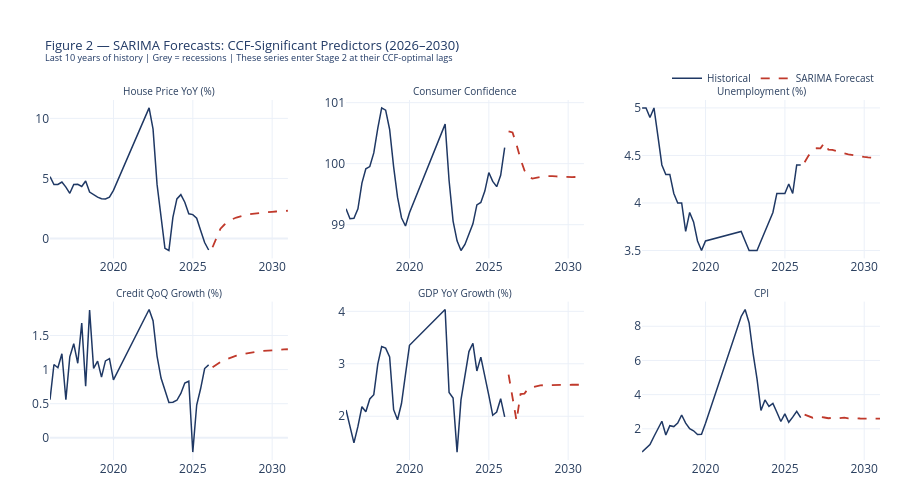

Notebook source saved alongside this figure:
### Markdown cell above
## **5: Forecast Summary & Validation**
___
Sanity checks and a summary plot of the six significant predictors from the
CCF analysis. These are the series that enter the Stage 2 PD regression at
their optimal lags — validating their forecast behaviour is a prerequisite
before running the modelling notebook.

**Key things to check:**
- Forecasts are economically plausible (no explosive paths)
- No flat lines at the last observed value (would indicate SARIMA(0,1,0)
  random walk — acceptable but noted)
- No NaN values in the significant regressor columns

### Code cell
# ── Significant predictors forecast plot ──────────────────────────────────────
SIG_VARS = {
    'us_house_price_yoy':     'House Price YoY (%)',
    'us_consumer_confidence': 'Consumer Confidence',
    'us_unemployment':        'Unemployment (%)',
    'us_credit_qoq_growth':   'Credit QoQ Growth (%)',
    'us_gdp_yoy_growth':      'GDP YoY Growth (%)',
    'us_cpi':                 'CPI',
}

fig = make_subplots(
    rows=2, cols=3,
    subplot_titles=list(SIG_VARS.values()),
    vertical_spacing=0.12, horizontal_spacing=0.07
)

for i, (var, label) in enumerate(SIG_VARS.items()):
    r, c = i // 3 + 1, i % 3 + 1

    hist_series = df_hist[var].dropna()
    fc_series   = forecast_raw[var] if var in forecast_raw.columns else None

    # Last 10 years of history
    cutoff = hist_series.index[-1] - pd.DateOffset(years=10)
    hist_plot = hist_series[hist_series.index >= cutoff]

    for s, e, lbl in RECESSIONS_US:
        if pd.Timestamp(s) >= cutoff:
            fig.add_vrect(x0=s, x1=e, fillcolor='lightgrey', opacity=0.3,
                          layer='below', line_width=0, row=r, col=c)

    fig.add_trace(go.Scatter(
        x=hist_plot.index, y=hist_plot.values,
        mode='lines', line=dict(color=NAVY, width=1.5),
        showlegend=(i == 0), name='Historical'), row=r, col=c)

    if fc_series is not None:
        fig.add_trace(go.Scatter(
            x=fc_series.index, y=fc_series.values,
            mode='lines', line=dict(color=RED, width=1.8, dash='dash'),
            showlegend=(i == 0), name='SARIMA Forecast'), row=r, col=c)

fig.update_layout(
    title=dict(
        text='Figure 2 — SARIMA Forecasts: CCF-Significant Predictors (2026–2030)<br>'
             '<sup>Last 10 years of history | Grey = recessions | '
             'These series enter Stage 2 at their CCF-optimal lags</sup>',
        font=dict(size=13, color=NAVY)),
    template=TEMPLATE, height=500,
    legend=dict(orientation='h', yanchor='bottom', y=1.02,
                xanchor='right', x=1, font=dict(size=10)),
    margin=dict(t=100, b=40, l=50, r=20))
fig.update_annotations(font_size=10)
fig.show()

# ── Summary table ─────────────────────────────────────────────────────────────
print('\nForecast Summary — Significant Predictors:')
print(f'  {"Variable":<35s} {"Hist last":>10s} {"FC mean":>10s} '
      f'{"FC min":>10s} {"FC max":>10s} {"Flat?":>6s}')
print(f'  {"-"*80}')
for var in SIG_VARS:
    if var not in forecast_raw.columns:
        continue
    hist_last = df_hist[var].dropna().iloc[-1]
    fc        = forecast_raw[var].dropna()
    flat      = 'Yes' if fc.std() < 0.001 else 'no'
    print(f'  {var:<35s} {hist_last:>10.3f} {fc.mean():>10.3f} '
          f'{fc.min():>10.3f} {fc.max():>10.3f} {flat:>6s}')

print(f'  Output : {OUT_REGRESSORS}')
